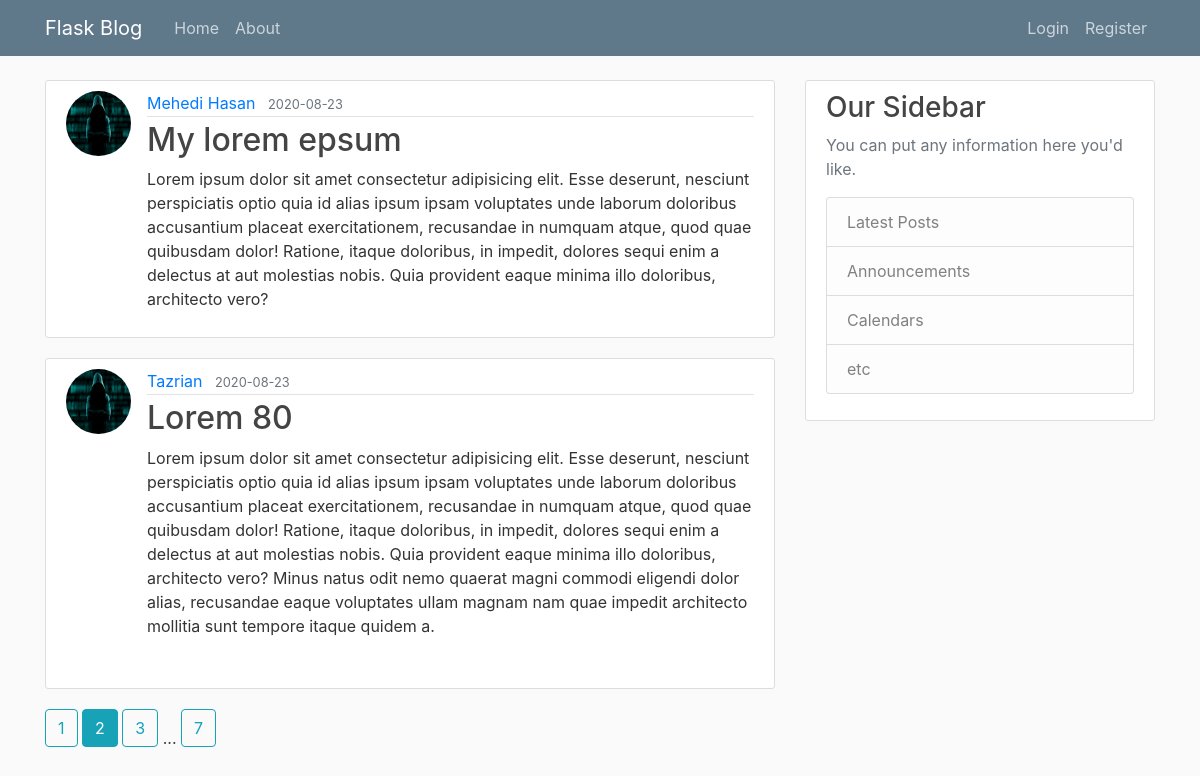
The page /home?page=2 on the database its author committed.
### flaskblog/models.py (models this page shows, shortened)
class Post(db.Model):
    id = db.Column(db.Integer, primary_key=True)
    title = db.Column(db.String(100), nullable=False)
    date_posted = db.Column(db.DateTime, nullable=False, default=datetime.utcnow)
    content = db.Column(db.Text, nullable=False)
    user_id = db.Column(db.Integer, db.ForeignKey('user.id'), nullable=False)

class User(db.Model, UserMixin):
    id = db.Column(db.Integer, primary_key=True)
    username = db.Column(db.String(20), unique=True, nullable=False)
    email = db.Column(db.String(120), unique=True, nullable=False)
    image_file = db.Column(db.String(20), nullable=False, default='default.jpg')
    password = db.Column(db.String(60), nullable=False)
    posts = db.relationship('Post', backref='author', lazy=True)

### flaskblog/routes.py (the view)
@app.route('/')
@app.route('/home')
def home():
    page=request.args.get('page',1,type=int)
    posts=Post.query.order_by(Post.date_posted.desc()).paginate(page=page,per_page=2)
    return render_template('home.html', posts=posts)

### flaskblog/templates/home.html
{% extends "layout.html" %}
{% block content %}
{% for post in posts.items %}
<article class="media content-section">
    <img class="rounded-circle article-img" src="{{ url_for('static', filename='profile_pics/' + post.author.image_file) }}">
    <div class="media-body">
        <div class="article-metadata">
            <a class="mr-2" href="{{ url_for('user_posts', username=post.author.username) }}">{{ post.author.username }}</a>
            <small class="text-muted">{{ post.date_posted.strftime('%Y-%m-%d') }}</small>
        </div>
        <h2><a class="article-title" href="{{ url_for('post',post_id=post.id) }}">{{ post.title }}</a></h2>
        <p class="article-content">{{ post.content }}</p>
    </div>
</article>
{% endfor %}
{% for page_num in posts.iter_pages(left_edge=1, right_edge=1, left_current=1, right_current=2) %}
    {% if page_num %}
        {% if posts.page == page_num %}
            <a class="btn btn-info mb-4" href="{{ url_for('home', page=page_num) }}">{{ page_num }}</a>
        {% else %}
            <a class="btn btn-outline-info mb-4" href="{{ url_for('home', page=page_num) }}">{{ page_num }}</a>
        {% endif %}
    {% else %}
        ...
    {% endif %}
{% endfor %}
{% endblock content %}

### flaskblog/static/main.css (style rules this page uses)
body { background: #fafafa; color: #333333; margin-top: 5rem; }
h1, h2, h3, h4, h5, h6 { color: #444444; }
.content-section { background: #ffffff; padding: 10px 20px; border: 1px solid #dddddd; border-radius: 3px; margin-bottom: 20px; }
.article-title { color: #444444; }
.article-content { white-space: pre-line; }
.article-img { height: 65px; width: 65px; margin-right: 16px; }
.article-metadata { padding-bottom: 1px; margin-bottom: 4px; border-bottom: 1px solid #e3e3e3 }

### rows shown on the page
Post: image_file (placeholder picture), author.username "Mehedi Hasan", date_posted "2020-08-23", title "My lorem epsum", content "Lorem ipsum dolor sit amet consectetur adipisicing elit. Esse deserunt, nesciunt perspiciatis optio quia id alias ipsum ipsam voluptates unde laborum doloribus accusantium placeat exercitationem, recusandae in numquam atque, quod quae quibusdam dolor! Ratione, itaque doloribus, in impedit, dolores sequi enim a delectus at aut molestias nobis. Quia provident eaque minima illo doloribus, architecto vero?"
Post: image_file (placeholder picture), author.username "Tazrian", date_posted "2020-08-23", title "Lorem 80", content "Lorem ipsum dolor sit amet consectetur adipisicing elit. Esse deserunt, nesciunt perspiciatis optio quia id alias ipsum ipsam voluptates unde laborum doloribus accusantium placeat exercitationem, recusandae in numquam atque, quod quae quibusdam dolor! Ratione, itaque doloribus, in impedit, dolores sequi enim a delectus at aut molestias nobis. Quia provident eaque minima illo doloribus, architecto vero? Minus natus odit nemo quaerat magni commodi eligendi dolor alias, recusandae eaque voluptates ullam magnam nam quae impedit architecto mollitia sunt tempore itaque quidem a."

### other values the page prints
{{ page_num }} "1" "3" "7"
{{ page_num }} "2"
